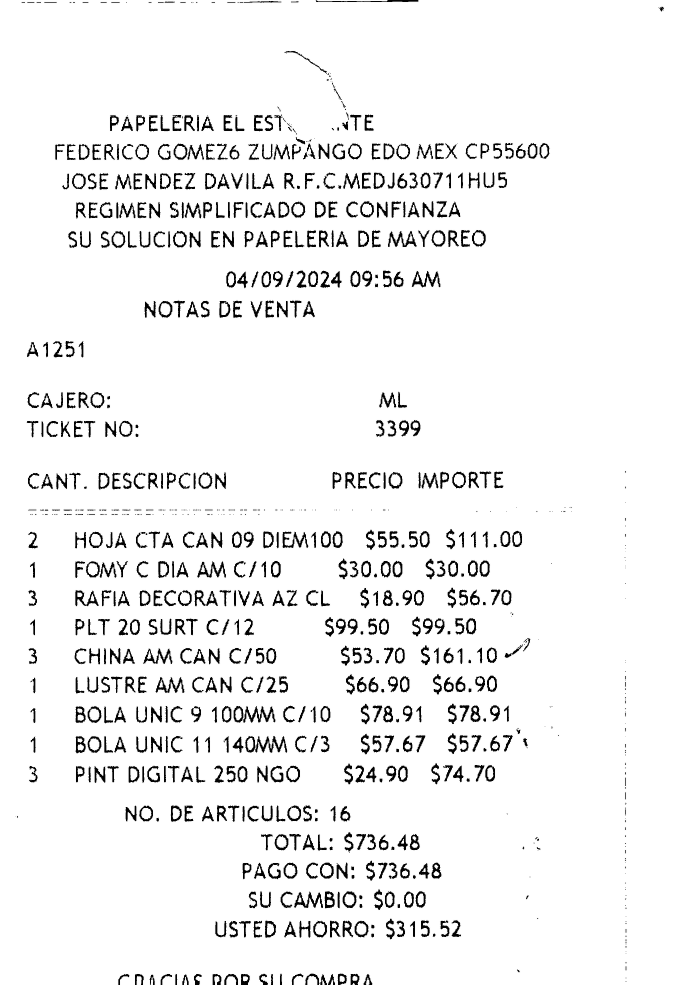
#> input picture PerfectOCR/PerfectOCR/enhanced_input/prueba12_paddleocr.png, 2056 x 2954 px (shown at 1/3 size)
$ python -i image_utils.py   (imports and definitions only)   (older library calls are emulated)
#> lines starting #> are read from the running program, lines starting #| are printed output that depends on the picture; after the words box and inside, x2 and y2 are one past the last pixel; in counts of white or black regions, pixels touching at a corner belong together
#> further down, picture is the input picture: shape (2954, 2056); min 0, max 255, mean 241.3
# PerfectOCR/core/utils/image_utils.py
import cv2
import numpy as np
from typing import Any, Optional, List, Dict, Tuple
import logging
from skimage.filters import threshold_sauvola, unsharp_mask #type: ignore
import time
from core.assets.assets import WHITE, SMALL_NUM

_small_num = SMALL_NUM
_white = WHITE

logger = logging.getLogger(__name__)

def make_contiguous(img_arr: np.ndarray[Any, Any]) -> np.ndarray[Any, np.dtype[np.uint8]]:
    return img_arr if img_arr.flags.c_contiguous else np.ascontiguousarray(img_arr, dtype=np.uint8)

# [67 lines left out: functions normalice_image, elevate_dims, not called in this run]

def validate_image(img: Optional[np.ndarray[Any, Any]]):
    return False if img is None else (7.0 < np.mean(img) < 251.0)

def use_bilateral_filter(img: np.ndarray[Any, np.dtype[np.uint8]], d: int, sigma_color: int, sigma_space: int)-> np.ndarray[Any, np.dtype[np.uint8]]:
    return make_contiguous(cv2.bilateralFilter(img, d, sigma_color, sigma_space))

def use_sobel(img: np.ndarray[Any, np.dtype[np.uint8]], ksize: int):
    return np.mean(np.abs(cv2.Sobel(src=img, ddepth=cv2.CV_64F, dx=1, dy=1, ksize=ksize)), dtype=np.float32)

def get_rotation_matrix(center: Tuple[int, int], angle: np.float_):
    return cv2.getRotationMatrix2D(center, angle, 1.0)

def get_image_lines(full_img: np.ndarray[Any, Any], canny_thresholds: Tuple[int, int], hough_threshold: int, min_len: int, hough_max_line_gap_px: int):
    edges = cv2.Canny(full_img, canny_thresholds[0], canny_thresholds[1])
    return cv2.HoughLinesP(edges, 1, np.pi/180, threshold=hough_threshold, minLineLength=min_len, maxLineGap=hough_max_line_gap_px)

def rotate_matrix(full_img: np.ndarray[Any, Any], rotation_matrix: np.ndarray[Any, Any], new_w: int, new_h: int):
    return cv2.warpAffine(full_img, rotation_matrix, (new_w, new_h), flags=cv2.INTER_CUBIC, borderMode=cv2.BORDER_CONSTANT, borderValue=_white)

def binarice_img(cropped_img: np.ndarray[Any, np.dtype[np.uint8]], worker_config: Dict[str, Any]) -> np.ndarray[Any, np.dtype[np.uint8]]:
    if is_binarized(cropped_img):
        return make_contiguous(cropped_img)

    c_value: int = worker_config.get('c_value', 7)
#> c_value = 7
    height_thresholds: List[int] = worker_config.get('height_thresholds_px', [100, 800, 1500, 2500])
#> height_thresholds = [100, 800, 1500, 2500]
    block_sizes_map: List[int] = worker_config.get('block_sizes_map', [15, 21, 25, 35, 41])
#> block_sizes_map = [15, 21, 25, 35, 41]
    height = int(cropped_img.shape[0])
#> height = 2954

    block = get_adaptive_block_size(height, height_thresholds, block_sizes_map)
    mode: str = measure_polygon_quality(cropped_img)

    cropped_img = make_contiguous(cropped_img)

    if mode == "otsu":
        bin_img = otsu_binarize(cropped_img)
    elif mode == "adaptive_gaussian":
        bin_img = adaptive_binarize(cropped_img, block, c_value)
    elif mode == "sauvola":
        bin_img = sauvola_binarize(cropped_img, block)
    else:
        bin_img = adaptive_mean_fallback(cropped_img, block, c_value)

    return make_contiguous(cv2.bitwise_not(bin_img))

def get_adaptive_block_size(height: float, height_thresholds: List[int], block_sizes_map: List[int]) -> int:
    """Calcula el tamaño de bloque adaptativo basado en la altura del polígono."""
#> called with height = 2954
    for i, threshold in enumerate(height_thresholds):
        if height < threshold:
            block_size = block_sizes_map[min(i, len(block_sizes_map) - 1)]
            return max(3, block_size if block_size % 2 != 0 else block_size + 1)
#> this loop made 4 passes
#> threshold on passes 1 to 4: 100, 800, 1500, 2500
    final_block_size = block_sizes_map[-1]
#> final_block_size = 41
    return max(3, final_block_size if final_block_size % 2 != 0 else final_block_size + 1)

def measure_polygon_quality(cropped_img: np.ndarray[Any, np.dtype[np.uint8]]) -> str:
    """
    Analiza la imagen en escala de grises (histograma, std) para
    decidir el mejor método de binarización.
    """
    std = np.std(cropped_img, dtype=np.float32)
#> std = 56.87
    if std == 0: return "adaptive_mean"
    hist = cv2.calcHist([cropped_img], [0], None, [255], [0, 255]).flatten()
#> hist = 255 values, max 234396 at index 0, min 0 at index 31, mean 1748.6
    peaks = np.sum((hist[1:-1] > hist[:-2]) & (hist[1:-1] > hist[2:]), dtype=np.float32)
#> peaks = 18
    prob = hist / np.sum(hist, dtype=np.float32)
#> prob = 255 values, max 0.526 at index 0, min 0 at index 31, mean 0.00392
    entropy = -np.sum(prob * np.log2(prob + _small_num))
#> entropy = 2.97

    if peaks > 1.0 and std > 30.0:
        return "otsu"  # Alto contraste, bimodal

    elif std > 20.0 and entropy > 5.0:
        return "adaptive_gaussian"  # Contraste variable

    elif std > 10.0:
        return "sauvola"  # Texto sobre fondo no uniforme

    else:
        return "adaptive_mean"  # Bajo contraste, imagen "plana"

def otsu_binarize(cropped_img: np.ndarray[Any, np.dtype[np.uint8]]) -> np.ndarray[Any, np.dtype[np.uint8]]:
    resultis = cv2.threshold(cropped_img, 0, 255, cv2.THRESH_BINARY + cv2.THRESH_OTSU)
    return make_contiguous(resultis[1])

def adaptive_binarize(cropped_img: np.ndarray[Any, np.dtype[np.uint8]], block_size: int, c_value: int) -> np.ndarray[Any, np.dtype[np.uint8]]:
    return make_contiguous(cv2.adaptiveThreshold(cropped_img, 255, cv2.ADAPTIVE_THRESH_GAUSSIAN_C, cv2.THRESH_BINARY, block_size, c_value))

# [16 lines left out: functions sauvola_binarize, apply_clahe_correction, apply_sharpening_correction, not called in this run]

def adaptive_mean_fallback(cropped_img: np.ndarray[Any, np.dtype[np.uint8]], block_size: int, c_value: int) -> np.ndarray[Any, np.dtype[np.uint8]]:
    return make_contiguous(cv2.adaptiveThreshold(cropped_img, 255, cv2.ADAPTIVE_THRESH_MEAN_C, cv2.THRESH_BINARY, block_size, max(1, c_value - 2)))

# [10 lines left out: function decolorate, not called in this run]

# [32 lines of commented-out code are left out]

def get_contours_values(img: np.ndarray[Any, np.dtype[np.uint8]]) -> Tuple[List[Tuple[int, np.ndarray[Any, np.dtype[np.int32]]]], np.ndarray[Any, Any]]:
    """Calcula UNICAMENTE los features de OPEN CV"""
    time0 = time.perf_counter()
    bin_img = binarice_img(img, {})
#> in binarice_img, `mode: str = measure_polygon_quality(cropped_img)`: mode = 'otsu'
#> in make_contiguous (call 2), `return img_arr if img_arr.flags.c_contiguous else np.ascontiguousarray..`: returned value: shape (2954, 2056); 94.7% white; 925 black regions (253 under 20 px), largest, box (x1, y1, x2, y2) and area: (730, 2119, 826, 2168) 1811, (766, 2208, 862, 2258) 1787, (1235, 813, 1321, 862) 1570
#> in make_contiguous (call 3), `return img_arr if img_arr.flags.c_contiguous else np.ascontiguousarray..`:
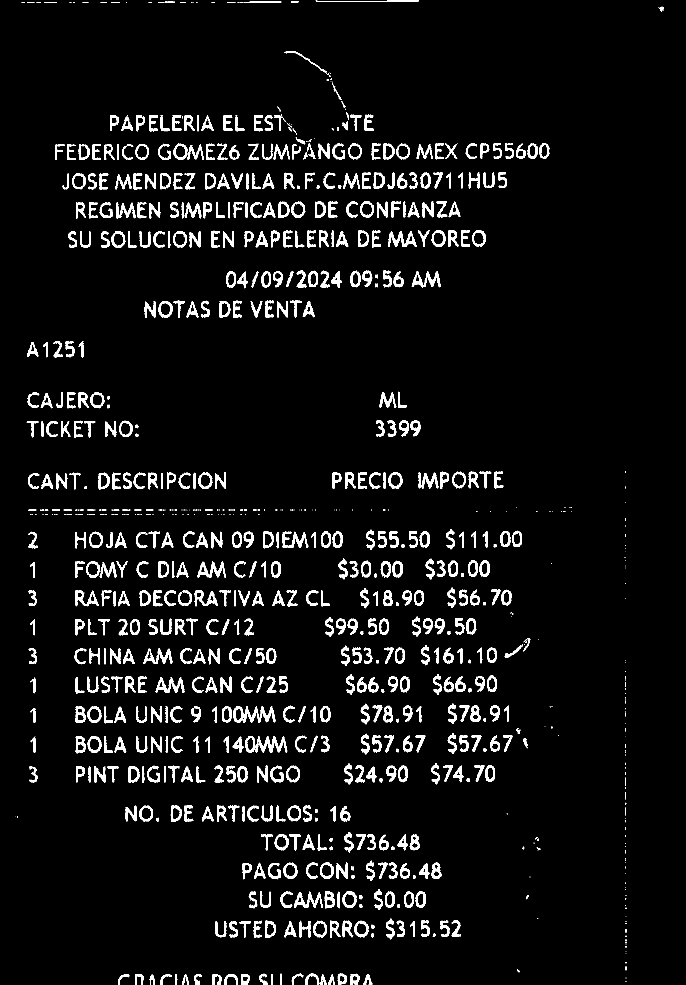
#> returned value: shape (2954, 2056) (shown at 1/3 size); 5.3% white; 925 white regions (253 under 20 px)

    contours_hierarchy = cv2.findContours(bin_img, cv2.RETR_TREE, cv2.CHAIN_APPROX_SIMPLE)
#> contours_hierarchy = 1162 contours, 318 with area under 20; largest, box (x1, y1, x2, y2) and area: (476, 903, 517, 953) 1574, (1028, 2674, 1069, 2724) 1572, (940, 2762, 981, 2812) 1548, (859, 2297, 900, 2347) 1546, (1064, 2762, 1105, 2812) 1540
    contours = contours_hierarchy[0]
#> contours has the same summary as contours_hierarchy
    if not contours:
        return [], np.empty(0)

    total_conts = len(contours)
#> total_conts = 1162
    contours = [np.array(cont.reshape(-1, 2), np.int32) for cont in contours]
#> contours = 1162 items
    # logger.info(f"{total_conts} Contornos encontrados")

    cont_coords_list: List[Tuple[int, np.ndarray[Any, np.dtype[np.int32]]]] = []
    cols = 16
    metrics_array_new = np.zeros((total_conts, cols), dtype=np.float32, order='F')
    # single_mask = bin_img.copy()
    # single_mask[:] = 0

    for i, cont_coords in enumerate(contours):
        # for c in range(cols):
        if len(cont_coords) < 3:
            continue

        area = cv2.contourArea(cont_coords)
        if area < 2:
            continue

        metrics_array_new[i, 0] = area
        centroids, dims, angle = cv2.minAreaRect(cont_coords)
        metrics_array_new[i, [1, 2]] = centroids
        metrics_array_new[i, [3, 4]] = dims
        metrics_array_new[i, 5] = angle

        conv_hull = cv2.convexHull(cont_coords)
        metrics_array_new[i, 6] = cv2.arcLength(cont_coords, True)  # Perimetro contorno
        metrics_array_new[i, 7] = cv2.contourArea(conv_hull)        # Area de convexo
        metrics_array_new[i, 8] = cv2.arcLength(conv_hull, True)    # Permietro del convex

        x, y, w, h = cv2.boundingRect(cont_coords)
        metrics_array_new[i, 9] = x                                 # Ancho del bbox de contorno
        metrics_array_new[i, 10] = y                                # Alto del bbox contorno
        metrics_array_new[i, 11] = w
        metrics_array_new[i, 12] = h

        roi_mask = np.zeros((h, w), dtype=np.uint8)
        cv2.drawContours(roi_mask, [cont_coords], -1, [255], cv2.FILLED, offset=(-x, -y))
        roi_img = bin_img[y:y+h, x:x+w]
        black_pixels = cv2.countNonZero(cv2.bitwise_and(roi_img, roi_mask))     # Total píxeles negros dentro contorno
        inside = roi_img[roi_mask == 255]                                       # pixeles dentro del contorno
        total_inside = inside.size                                              # total píxeles del contorno

        metrics_array_new[i, -2] = black_pixels
        metrics_array_new[i, -1] = total_inside

        # logger.info(f"{internal_pixels}, {density}")

        cont_coords_list.append((i, cont_coords))
#> this loop made 1162 passes
#> (area, centroids, dims, angle, x, y, w, h) on passes 3 to 5: (172, (455.9, 2938.7), (13.75, 29.5), -4.09, 449, 2924, 15, 30), (240.5, (970.5, 2938), (30, 19), -90, 961, 2923, 20, 31), (214.5, (556, 2938), (30, 18), -90, 547, 2923, 19, 31)
#> after the loop, cont_coords_list = 1027 items

    if not cont_coords_list or metrics_array_new.size == 0:
        return [], np.empty(0)

    hierarchy = contours_hierarchy[1]
    h = hierarchy[0]  # shape: (N, 4) => [next, prev, first_child, parent]
#> h = 1162 rows, first 6: [1, -1, -1, -1], [2, 0, -1, -1], [3, 1, -1, -1], [4, 2, -1, -1], [5, 3, -1, -1], [6, 4, -1, -1]

    childs = (h[:, 2] != -1)  # tiene hijo directo
    is_outer = (h[:, 3] == -1)  # es contorno exterior
    is_hollow_outer = childs & is_outer  # letra/figura exterior con hueco
    is_solid_outer = (~childs) & is_outer  # letra/figura exterior sólida
    idx = np.arange(total_conts, dtype=np.int16)
#> idx = 1162 values from 0 to 1161

    contours_features_array = np.column_stack([idx, metrics_array_new, is_outer[idx], is_hollow_outer[idx], is_solid_outer[idx]])
    contours_features_array = contours_features_array[[c[0] for c in cont_coords_list]]

    # logger.info(f"contours_features_array SHAPE: {contours_features_array.shape} ARRAY:\n"f"{np.array2string(contours_features_array, suppress_small=True)}")
    valid_coords = cont_coords_list
#> valid_coords = 1027 items
    valid_contours = len(valid_coords)
#> valid_contours = 1027
    matrix_size = contours_features_array.shape[0]
#> matrix_size = 1027
    if valid_contours != matrix_size:
        logger.warning(f"Contornos dispares: {valid_contours} != {matrix_size}")
        return [], np.empty((0, 5))

    logger.info(f"Tiempo calculando features de {valid_contours} contornos: {time.perf_counter()-time0:.6f}'s")
    return cont_coords_list, contours_features_array

# def calculate_complementary_feats(metrics_array_new: np.ndarray[Any, Any]):
#     rec_widith = metrics_array_new[:, 1]
#     rec_height = metrics_array_new[:, 2]
#     rect_area = rec_widith * rec_height
#     angles = metrics_array_new[:, 3]
#     convex_area = metrics_array_new[:, 6]
#     # Para cada rectángulo, tomamos como min_side el lado (ancho/alto) más perpendicular/vertical al eje Y, es decir, el que corresponde al ángulo más cercano a 90°
#     min_side = np.where(metrics_array_new[:, 3] > 45, rec_widith, rec_height)
#
#     angle_norm = np.where(rec_widith < rec_height, angles + 90, angles)
#     angle_norm = angle_norm % 180.0
#     angles = angle_norm
#
#     ratio_areas = convex_area / rect_area
#     aspect_ratio = (np.maximum(rec_widith, rec_height) / np.minimum(rec_widith, rec_height))
#
#     irregular_ratio = utils_array[:, 0] / utils_array[:, 1] # COLUMNA 16
#
#     metrics_array = np.column_stack([
#         idx,                        # COLUMNA 0: Índice original del contorno
#         metrics_array_new[:, 0],    # COLUMNA 1: Área contorno
#         rec_widith,                 # COLUMNA 2: Ancho del rectángulo mínimo
#         rec_height,                 # COLUMNA 3: Alto del rectángulo mínimo
#         angles,                     # COLUMNA 4: Ángulo del rectángulo mínimo
#         metrics_array_new[:, 4],    # COLUMNA 5: Centroide X (contorno)
#         metrics_array_new[:, 5],    # COLUMNA 6: Centroide Y (contorno)
#         convex_area,                # COLUMNA 7: Área del polígono convexo
#         aspect_ratio,               # COLUMNA 8: Relación de aspecto (mayor/menor lado)
#         childs,                     # COLUMNA 9: Tiene hijos (bool)
#         ratio_areas,                # COLUMNA 10: Área convexa / Área min Rect
#         rect_area,                  # COLUMNA 11: Área del Min Rect
#         irregular_ratio,            # COLUMNA 12: Relación perímetro convexo/contorno
#         min_side                    # COLUMNA 13: Lado mínimo respecto al eje Y
#     ])
#
#     metrics_array = metrics_array[[c[0] for c in cont_coords_list]]
#     valid_coords = cont_coords_list
#
#     valid_contours = len(valid_coords)
#     matrix_size = metrics_array.shape[0]
#     if valid_contours != matrix_size:
#         logger.warning(f"Contornos dispares: {valid_contours} != {matrix_size}")
#         return [], np.empty((0, 5))
#
#     # logger.info(f"METRICS LIST: {metrics_array.shape}")
#     logger.info(f"Tiempo extrayendo métricas VECTOROIZADAS: {time.perf_counter()-time0:.6f}'s")
#     return valid_coords, metrics_array

def is_binarized(img: np.ndarray[Any, Any]):
    """True si es una imagen está binarizada"""
    return np.all((img == 0) | (img == 255))

def configure_kernel(x: int, y: int):
    return cv2.getStructuringElement(cv2.MORPH_CROSS, (x, y))

def morph_operations(img: np.ndarray[Any, Any], kernel: Any, iterations: int) -> np.ndarray[Any, Any]:
    return make_contiguous(cv2.morphologyEx(img, cv2.MORPH_CLOSE, kernel, iterations))

>>> import cv2
>>> picture = cv2.imread('../PerfectOCR/PerfectOCR/enhanced_input/prueba12_paddleocr.png', cv2.IMREAD_GRAYSCALE)
>>> result = get_contours_values(picture)
